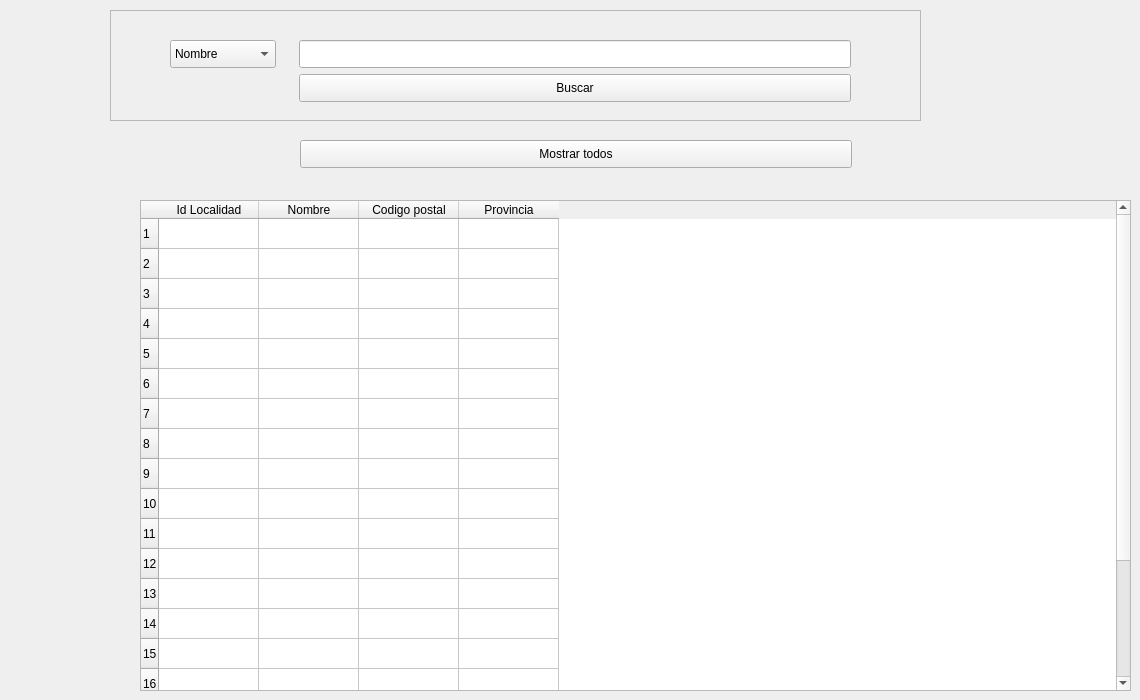
      <widget class="QWidget" name="tab_listado_localidad">
       <attribute name="title">
        <string>Listado localidades</string>
       </attribute>
       <widget class="QTableWidget" name="tableListaLocalidad">
        <property name="enabled">
         <bool>true</bool>
        </property>
        <property name="geometry">
         <rect>
          <x>140</x>
          <y>200</y>
          <width>991</width>
          <height>491</height>
         </rect>
        </property>
        <property name="acceptDrops">
         <bool>false</bool>
        </property>
        <property name="frameShape">
         <enum>QFrame::StyledPanel</enum>
        </property>
        <property name="frameShadow">
         <enum>QFrame::Sunken</enum>
        </property>
        <property name="lineWidth">
         <number>1</number>
        </property>
        <property name="midLineWidth">
         <number>0</number>
        </property>
        <property name="verticalScrollBarPolicy">
         <enum>Qt::ScrollBarAsNeeded</enum>
        </property>
        <property name="showGrid">
         <bool>true</bool>
        </property>
        <property name="sortingEnabled">
         <bool>false</bool>
        </property>
        <property name="wordWrap">
         <bool>true</bool>
        </property>
        <property name="cornerButtonEnabled">
         <bool>true</bool>
        </property>
        <property name="rowCount">
         <number>20</number>
        </property>
        <property name="columnCount">
         <number>4</number>
        </property>
        <attribute name="horizontalHeaderCascadingSectionResizes">
         <bool>false</bool>
        </attribute>
        <row/>
        <row/>
        <row/>
        <row/>
        <row/>
        <row/>
        <row/>
        <row/>
        <row/>
        <row/>
        <row/>
        <row/>
        <row/>
        <row/>
        <row/>
        <row/>
        <row/>
        <row/>
        <row/>
        <row/>
        <column>
         <property name="text">
          <string>Id Localidad</string>
         </property>
        </column>
        <column>
         <property name="text">
          <string>Nombre</string>
         </property>
        </column>
        <column>
         <property name="text">
          <string>Codigo postal</string>
         </property>
        </column>
        <column>
         <property name="text">
          <string>Provincia</string>
         </property>
        </column>
       </widget>
       <widget class="QFrame" name="frame_buscar_localidad">
        <property name="geometry">
         <rect>
          <x>110</x>
          <y>10</y>
          <width>811</width>
          <height>111</height>
         </rect>
        </property>
        <property name="frameShape">
         <enum>QFrame::StyledPanel</enum>
        </property>
        <property name="frameShadow">
         <enum>QFrame::Raised</enum>
        </property>
        <widget class="QPushButton" name="btn_buscar_localidad">
         <property name="geometry">
          <rect>
           <x>189</x>
           <y>64</y>
           <width>552</width>
           <height>28</height>
          </rect>
         </property>
         <property name="text">
          <string>Buscar</string>
         </property>
        </widget>
        <widget class="QLineEdit" name="lineEdit_buscar_localidad">
         <property name="geometry">
          <rect>
           <x>189</x>
           <y>30</y>
           <width>552</width>
           <height>28</height>
          </rect>
         </property>
        </widget>
        <widget class="QComboBox" name="comboBox_atributo_busqueda_cliente_2">
         <property name="geometry">
          <rect>
           <x>60</x>
           <y>30</y>
           <width>106</width>
           <height>28</height>
          </rect>
         </property>
         <item>
          <property name="text">
           <string>Nombre</string>
          </property>
         </item>
         <item>
          <property name="text">
           <string>Codigo postal</string>
          </property>
         </item>
         <item>
          <property name="text">
           <string>Provincia</string>
          </property>
         </item>
        </widget>
       </widget>
       <widget class="QPushButton" name="btn_mostrar_todos_localidad">
        <property name="geometry">
         <rect>
          <x>300</x>
          <y>140</y>
          <width>552</width>
          <height>28</height>
         </rect>
        </property>
        <property name="text">
         <string>Mostrar todos</string>
        </property>
       </widget>
      </widget>
